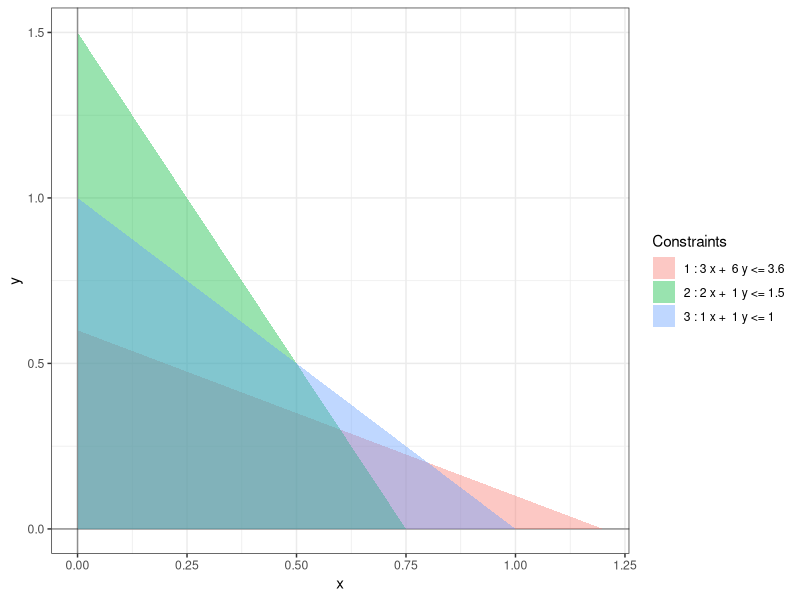

Generate this figure with R:
library(ggplot2)

b <- c(3.6, 1.5, 1)
A <- matrix(c(3, 6, 2, 1, 1, 1), nrow = 3, byrow = TRUE)
labels <- c(
  paste(1, ":", A[1, 1], "x + ", A[1, 2], "y <=", b[1], sep = " "),
  paste(2, ":", A[2, 1], "x + ", A[2, 2], "y <=", b[2], sep = " "),
  paste(3, ":", A[3, 1], "x + ", A[3, 2], "y <=", b[3], sep = " ")
)

bond_portfolio <- ggplot() +
  xlim(0, max(b / A[, 1])) +
  ylim(0, max(b / A[, 2])) +
  geom_vline(xintercept = c(0), alpha = 0.4) +
  geom_hline(yintercept = c(0), alpha = 0.4) +
  theme_bw() +
  geom_polygon(
    data = data.frame(
      x = c(0, 0, b[1] / A[1, 1]),
      y = c(0, b[1] / A[1, 2], 0)),
    aes(x = x, y = y, fill = labels[1]),
    inherit.aes = FALSE, alpha = 0.4) +
  geom_polygon(
    data = data.frame(
      x = c(0, 0, b[2] / A[2, 1]),
      y = c(0, b[2] / A[2, 2], 0)),
    aes(x = x, y = y, fill = labels[2]),
    inherit.aes = FALSE, alpha = 0.4) + 
  geom_polygon(
    data = data.frame(
      x = c(0, 0, b[3] / A[3, 1]),
      y = c(0, b[3] / A[3, 2], 0)),
    aes(x = x, y = y, fill = labels[3]),
    inherit.aes = FALSE, alpha = 0.4) + 
  guides(fill = guide_legend(title = "Constraints"))

print(bond_portfolio)